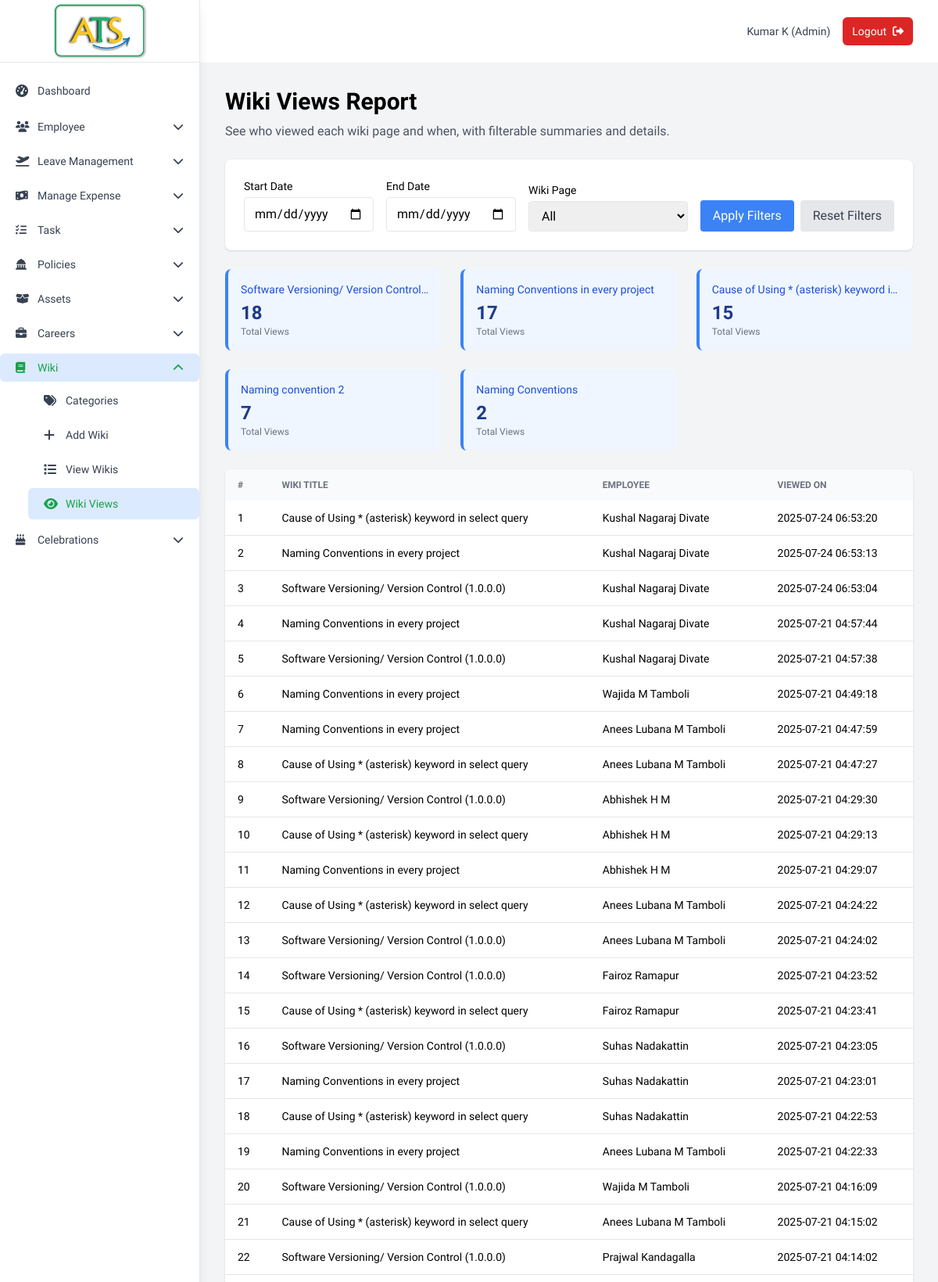
Page /admin/wiki_views (signed in, upper part) on the committed database.
### tables this page shows
CREATE TABLE TblWikiPage (
                WikiId       INTEGER PRIMARY KEY AUTOINCREMENT,
                CategoryId   INTEGER NOT NULL,
                Title        TEXT    NOT NULL,
                Descri       TEXT,
                InsertedDate DATETIME DEFAULT CURRENT_TIMESTAMP,
                RowStatus    INTEGER DEFAULT 0,
                FOREIGN KEY (CategoryId) REFERENCES TblWikiCategory(CategoryId)
            );

CREATE TABLE TblWikiViews (
                WikiViewId   INTEGER PRIMARY KEY AUTOINCREMENT,
                WikiId       INTEGER NOT NULL,
                EmployeeId   INTEGER NOT NULL,
                ViewDateTime DATETIME DEFAULT CURRENT_TIMESTAMP,
                FOREIGN KEY (WikiId)     REFERENCES TblWikiPage(WikiId),
                FOREIGN KEY (EmployeeId) REFERENCES tbl_employee(emp_id)
            );

### app.py (the view)
@app.route("/admin/wiki_views")
def admin_wiki_views():
    if "user_id" not in session or session["emp_type"] != "admin":
        return redirect(url_for("login"))
    start = request.args.get("start_date", default=None)
    end = request.args.get("end_date", default=None)
    wiki = request.args.get("wiki_id", type=int)
    counts = db.get_wiki_view_counts(start, end)
    views = db.get_wiki_views_filtered(start, end, wiki)
    pages = db.get_wiki_pages()  # for the filter dropdown
    return render_template(
        "view_wiki_views.html",
        counts=counts,
        views=views,
        pages=pages,
        filter_start=start,
        filter_end=end,
        filter_wiki=wiki,
    )

### database.py (called while the page is built)
    def get_connection(self):
        return sqlite3.connect(self.db_name)

    def get_wiki_pages(self):
        conn = self.get_connection()
        cursor = conn.cursor()
        cursor.execute("""
            SELECT wp.WikiId, wp.Title, wp.Descri, wp.InsertedDate, wc.Category, wc.CatImg
            FROM TblWikiPage wp
            JOIN TblWikiCategory wc ON wp.CategoryId = wc.CategoryId
            WHERE wp.RowStatus = 0
            ORDER BY wp.InsertedDate DESC
        """)
        pages = cursor.fetchall()
        conn.close()
        return pages

### templates/view_wiki_views.html (shortened to what this page needs)
{% extends "base.html" %}
{% block content %}
<div class="max-w-6xl mx-auto space-y-6">
  <div>
    <h1 class="text-3xl font-bold mb-2">Wiki Views Report</h1>
    <p class="text-gray-600">See who viewed each wiki page and when, with filterable summaries and details.</p>
  </div>
  <div class="bg-white shadow rounded-lg p-6 flex flex-wrap gap-4 items-end">
    <div>
      <label class="block text-sm font-medium">Start Date</label>
      <input type="date" name="start_date" form="filterForm"
             value="{{ filter_start }}"
             class="mt-1 border rounded px-3 py-2">
    </div>
    <div>
      <label class="block text-sm font-medium">End Date</label>
      <input type="date" name="end_date" form="filterForm"
             value="{{ filter_end }}"
             class="mt-1 border rounded px-3 py-2">
    </div>
    <div class="flex-1 min-w-[200px]">
      <label class="block text-sm font-medium">Wiki Page</label>
      <select name="wiki_id" form="filterForm"
              class="mt-1 block w-full border rounded px-3 py-2">
        <option value="">All</option>
      </select>
    </div>
    <form id="filterForm" method="get" action="{{ url_for('admin_wiki_views') }}" class="flex gap-2">
      <button type="submit"
              class="bg-primary text-white px-4 py-2 rounded hover:bg-primary-dark">
        Apply Filters
      </button>
      <a href="{{ url_for('admin_wiki_views') }}"
         class="bg-gray-200 text-gray-700 px-4 py-2 rounded hover:bg-gray-300">
        Reset Filters
      </a>
    </form>
  </div>
  <div class="grid grid-cols-1 sm:grid-cols-2 md:grid-cols-3 gap-6">
    {% for c in counts %}
    <div class="bg-blue-50 border-l-4 border-blue-500 p-4 rounded-lg">
      <p class="text-sm font-medium text-blue-700 truncate">{{ c[1] }}</p>
      <p class="mt-1 text-2xl font-semibold text-blue-900">{{ c[2] }}</p>
      <p class="text-xs text-gray-500">Total Views</p>
    </div>
    {% endfor %}
  </div>
  <div class="bg-white shadow rounded-lg overflow-x-auto">
    <table class="min-w-full text-left text-sm">
      <thead class="bg-gray-50 uppercase text-gray-500 text-xs">
        <tr>
          <th class="px-4 py-3">#</th>
          <th class="px-4 py-3">Wiki Title</th>
          <th class="px-4 py-3">Employee</th>
          <th class="px-4 py-3">Viewed On</th>
        </tr>
      </thead>
      <tbody class="divide-y">
        {% for v in views %}
        <tr>
          <td class="px-4 py-3">{{ loop.index }}</td>
          <td class="px-4 py-3">{{ v[1] }}</td>
          <td class="px-4 py-3">{{ v[2] }}</td>
          <td class="px-4 py-3">{{ v[3] }}</td>
        </tr>
        {% endfor %}
      </tbody>
    </table>
  </div>
</div>
{% endblock %}

### templates/base.html (style rules this page uses)
html { scroll-behavior: smooth }
body { font-family: "Plus Jakarta Sans", sans-serif }

### rows in the picture
TblWikiPage: Title "Software Versioning/ Version Control…", c "18"
TblWikiPage: Title "Naming Conventions in every project", c "17"
TblWikiPage: Title "Cause of Using * (asterisk) keyword i…", c "15"
TblWikiPage: Title "Naming convention 2", c "7"
TblWikiPage: Title "Naming Conventions", WikiId "2"
TblWikiViews: Title "Cause of Using * (asterisk) keyword in select query", v "Kushal Nagaraj Divate", ViewDateTime "2025-07-24 06:53:20"
TblWikiViews: Title "Naming Conventions in every project", v "Kushal Nagaraj Divate", ViewDateTime "2025-07-24 06:53:13"
TblWikiViews: Title "Software Versioning/ Version Control (1.0.0.0)", v "Kushal Nagaraj Divate", ViewDateTime "2025-07-24 06:53:04"
TblWikiViews: Title "Naming Conventions in every project", v "Kushal Nagaraj Divate", ViewDateTime "2025-07-21 04:57:44"
TblWikiViews: Title "Software Versioning/ Version Control (1.0.0.0)", v "Kushal Nagaraj Divate", ViewDateTime "2025-07-21 04:57:38"
TblWikiViews: Title "Naming Conventions in every project", v "Wajida M Tamboli", ViewDateTime "2025-07-21 04:49:18"
TblWikiViews: Title "Naming Conventions in every project", v "Anees Lubana M Tamboli", ViewDateTime "2025-07-21 04:47:59"
TblWikiViews: Title "Cause of Using * (asterisk) keyword in select query", v "Anees Lubana M Tamboli", ViewDateTime "2025-07-21 04:47:27"
TblWikiViews: Title "Software Versioning/ Version Control (1.0.0.0)", v "Abhishek H M", ViewDateTime "2025-07-21 04:29:30"
TblWikiViews: Title "Cause of Using * (asterisk) keyword in select query", v "Abhishek H M", ViewDateTime "2025-07-21 04:29:13"
TblWikiViews: Title "Naming Conventions in every project", v "Abhishek H M", ViewDateTime "2025-07-21 04:29:07"
TblWikiViews: Title "Cause of Using * (asterisk) keyword in select query", v "Anees Lubana M Tamboli", ViewDateTime "2025-07-21 04:24:22"
TblWikiViews: Title "Software Versioning/ Version Control (1.0.0.0)", v "Anees Lubana M Tamboli", ViewDateTime "2025-07-21 04:24:02"
TblWikiViews: Title "Software Versioning/ Version Control (1.0.0.0)", v "Fairoz Ramapur", ViewDateTime "2025-07-21 04:23:52"
TblWikiViews: Title "Cause of Using * (asterisk) keyword in select query", v "Fairoz Ramapur", ViewDateTime "2025-07-21 04:23:41"
TblWikiViews: Title "Software Versioning/ Version Control (1.0.0.0)", v "Suhas Nadakattin", ViewDateTime "2025-07-21 04:23:05"
TblWikiViews: Title "Naming Conventions in every project", v "Suhas Nadakattin", ViewDateTime "2025-07-21 04:23:01"
TblWikiViews: Title "Cause of Using * (asterisk) keyword in select query", v "Suhas Nadakattin", ViewDateTime "2025-07-21 04:22:53"
TblWikiViews: Title "Naming Conventions in every project", v "Anees Lubana M Tamboli", ViewDateTime "2025-07-21 04:22:33"
TblWikiViews: Title "Software Versioning/ Version Control (1.0.0.0)", v "Wajida M Tamboli", ViewDateTime "2025-07-21 04:16:09"
TblWikiViews: Title "Cause of Using * (asterisk) keyword in select query", v "Anees Lubana M Tamboli", ViewDateTime "2025-07-21 04:15:02"
TblWikiViews: Title "Software Versioning/ Version Control (1.0.0.0)", v "Prajwal Kandagalla", ViewDateTime "2025-07-21 04:14:02"

### other values in the picture
{{ label }} "Dashboard Categories Add Wiki View Wikis Wiki Views"
{{ session.first_name }} "Kumar"
{{ session.last_name }} "K"
{{ session.emp_type.title() }} "Admin"
